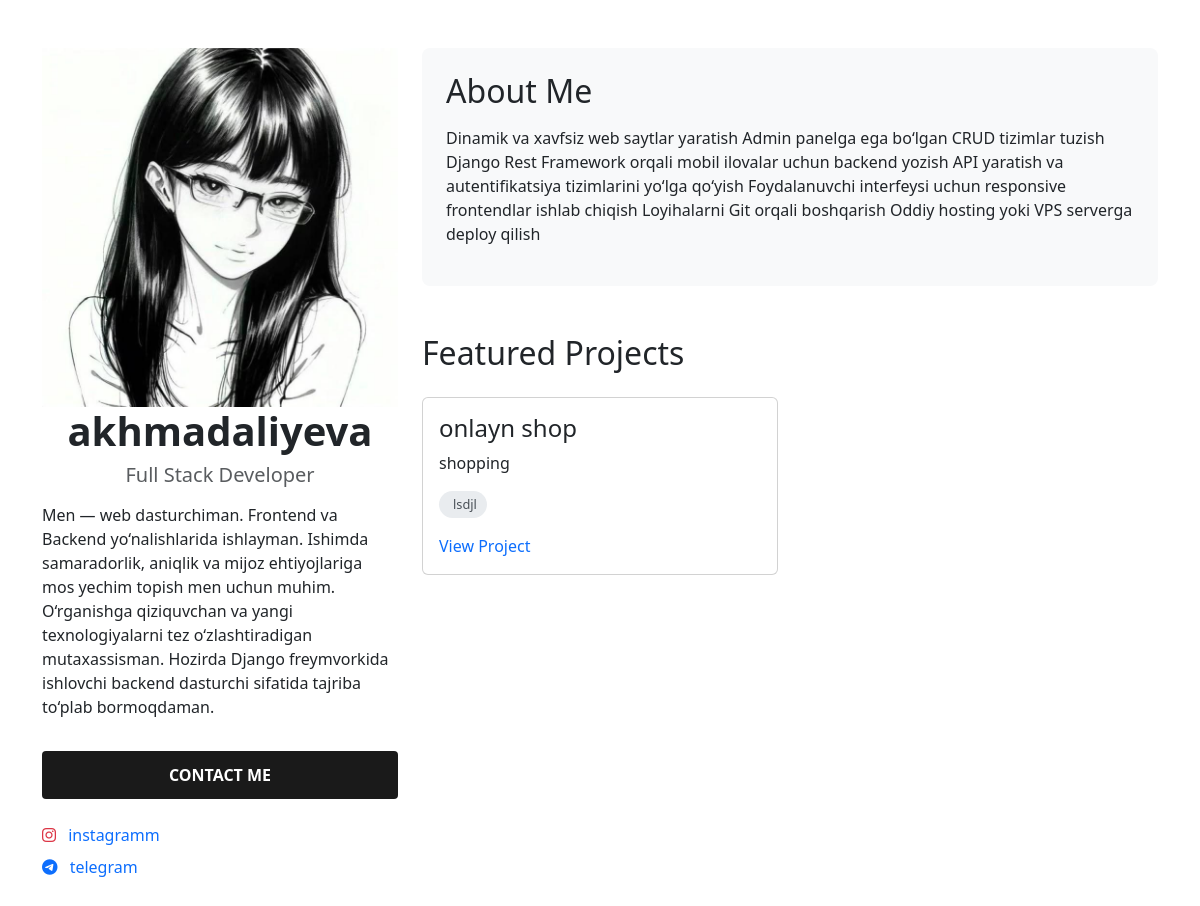
The page / on the database its author committed.
### home/models.py (models this page shows, shortened)
class Profile(models.Model):
    name = models.CharField(max_length=100)
    title = models.CharField(max_length=100)
    description = models.TextField()
    photo = models.ImageField(upload_to='profile_photos/')  # static emas, media folder ichiga saqlanadi

class SocialLink(models.Model):
    profile = models.ForeignKey(Profile, on_delete=models.CASCADE, related_name="social_links")
    platform = models.CharField(max_length=50)  # Masalan: GitHub
    url = models.URLField()

class About(models.Model):
    description = models.TextField()

class Project(models.Model):
    title = models.CharField(max_length=100)
    description = models.TextField()
    tech_stack = models.CharField(max_length=100)  # Masalan: React, Django
    project_link = models.URLField(null=True, blank=True)

### home/views.py (the view)
# urls.py: path('', HomeView.as_view(), name='home'),
class HomeView(View):
    def get(self, request):
        projects = Project.objects.all()
        profile = Profile.objects.all().first()
        socia_lLink = SocialLink.objects.all()
        about = About.objects.first()
        context = {
            'projects': projects,
            'profile': profile,
            'social_links': socia_lLink,
            'about': about,
        }
        return render(request, 'home.html', context)

### templates/home.html (shortened to what this page needs)
<!DOCTYPE html>
{% load static %}
<html lang="en">
<head>
    <link rel="stylesheet" href="{% static 'css/style.css' %}">
    <link href="https://cdn.jsdelivr.net/npm/bootstrap@5.3.3/dist/css/bootstrap.min.css" rel="stylesheet">
    <link rel="stylesheet" href="https://cdnjs.cloudflare.com/ajax/libs/font-awesome/6.4.0/css/all.min.css">
</head>
<body>
<div class="container py-5">
    <div class="row mb-5">
        <div class="col-lg-4 text-center mb-4 mb-lg-0">
            <img src="{{ profile.photo.url }}" alt="Profile Photo" class="img-fluid">
            <h1 class="fw-bold">{{ profile.name }}</h1>
            <h5 class="text-muted mb-3">{{ profile.title }}</h5>
            <p class="text-start">{{ profile.description }}</p>
            <button class="contact-btn w-100 mt-3">CONTACT ME</button>
            <div class="mt-4 text-start">
                {% for link in social_links %}
                <a href="{{ link.url }}" target="_blank" class="d-block mb-2 text-decoration-none">
                    {% if "telegram" in link.platform|lower %}
                    <i class="fab fa-telegram me-2 text-primary"></i>
                    {% elif "instagram" in link.platform|lower %}
                    <i class="fab fa-instagram me-2 text-danger"></i>
                    {% else %}
                    <i class="fas fa-link me-2 text-secondary"></i>
                    {% endif %}
                    {{ link.platform }}
                </a>
                {% endfor %}
            </div>
        </div>
        <div class="col-lg-8">
            <div class="bg-light p-4 rounded-3 mb-5">
                <h2 class="mb-3">About Me</h2>
                <p>{{ about.description }}</p>
            </div>
            <h2 class="mb-4">Featured Projects</h2>
            <div class="row g-4">
                {% for p in projects %}
                <div class="col-md-6">
                    <div class="card project-card h-100">
                        <div class="card-body">
                            <h4 class="card-title">{{ p.title }}</h4>
                            <p class="card-text">{{ p.description }}</p>
                            <div class="mb-3">
                                    <span class="tech-badge">
                                        {{ p.tech_stack }}
                                    </span>
                            </div>
                            {% if p.project_link %}
                            <a href="{{ p.project_link }}" class="view-project" target="_blank">
                                View Project
                            </a>
                            {% endif %}
                        </div>
                    </div>
                </div>
                {% endfor %}
            </div>
        </div>
    </div>
</div>
</body>
</html>

### static/css/style.css (style rules this page uses)
body { font-family: 'Segoe UI', Tahoma, Geneva, Verdana, sans-serif; color: #333; }
.project-card { height: 100%; border-radius: 8px; transition: transform 0.3s; }
.contact-btn { background-color: #1a1a1a; color: white; border: none; padding: 12px 30px; border-radius: 4px; font-weight: 600; transition: all 0.3s; }
.tech-badge { display: inline-block; background-color: #e9ecef; color: #495057; padding: 4px 10px; border-radius: 50px; font-size: 0.8rem; margin-right: 8px; }
.view-project { color: #0d6efd; text-decoration: none; font-weight: 500; }

### rows shown on the page
Profile: photo (picture), name "akhmadaliyeva", title "Full Stack Developer", description "Men — web dasturchiman. Frontend va Backend yo‘nalishlarida ishlayman. Ishimda samaradorlik, aniqlik va mijoz ehtiyojlariga mos yechim topish men uchun muhim. O‘rganishga qiziquvchan va yangi texnologiyalarni tez o‘zlashtiradigan mutaxassisman. Hozirda Django freymvorkida ishlovchi backend dasturchi sifatida tajriba to‘plab bormoqdaman."
SocialLink: platform "instagramm"
SocialLink: platform "telegram"
About: description "Dinamik va xavfsiz web saytlar yaratish Admin panelga ega bo‘lgan CRUD tizimlar tuzish Django Rest Framework orqali mobil ilovalar uchun backend yozish API yaratish va autentifikatsiya tizimlarini yo‘lga qo‘yish Foydalanuvchi interfeysi uchun responsive frontendlar ishlab chiqish Loyihalarni Git orqali boshqarish Oddiy hosting yoki VPS serverga deploy qilish"
Project: title "onlayn shop", description "shopping", tech_stack "lsdjl"
